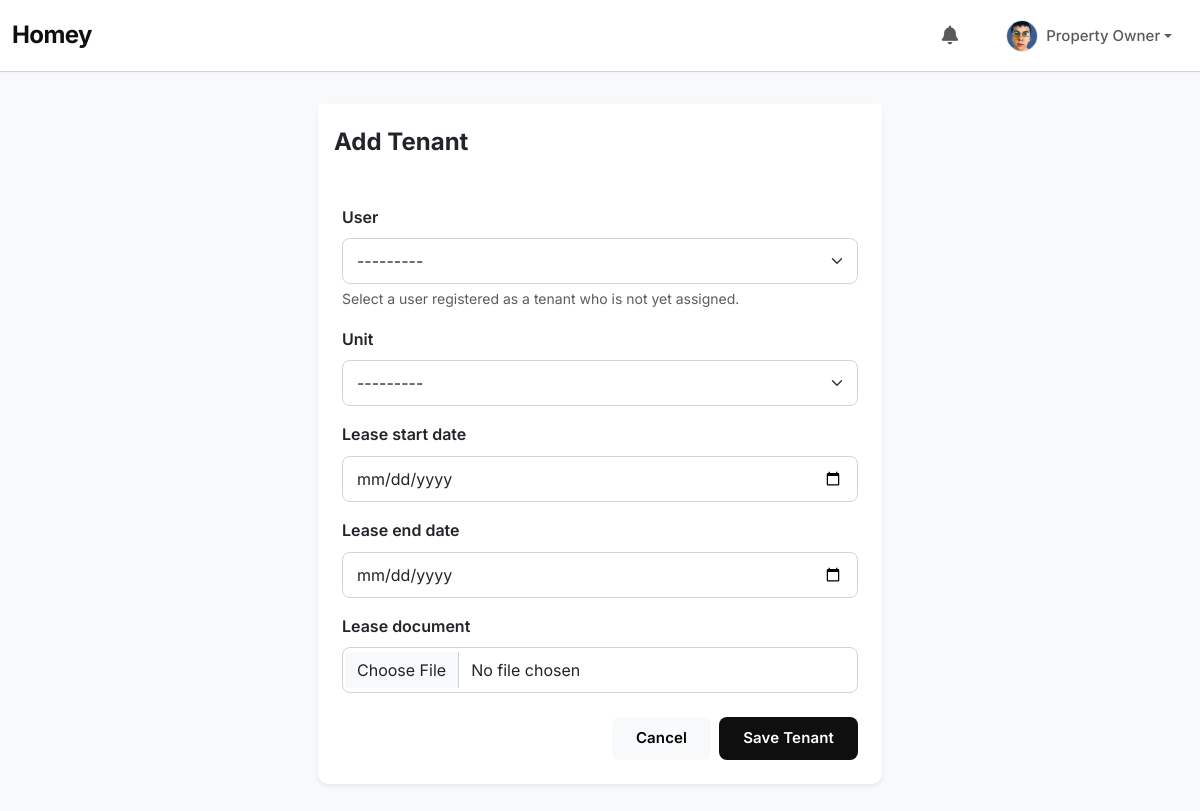
Screenshot of /tenants/create/ (signed in) with the database file from the repository.
### accounts/models.py (models this page shows, shortened)
class User(AbstractUser):
    ROLE_CHOICES = (
        ('admin', 'Admin'),
        ('owner', 'Property Owner'),
        ('manager', 'Property Manager'),
        ('tenant', 'Tenant'),
    )
    email = models.EmailField(unique=True)
    first_name = models.CharField(max_length=150)
    last_name = models.CharField(max_length=150)
    role = models.CharField(max_length=20, choices=ROLE_CHOICES, default='tenant')
    phone_number = models.CharField(max_length=15, blank=True, null=True)
    profile_picture = models.ImageField(upload_to='profile_pics/', blank=True, null=True)
    USERNAME_FIELD = "email"
    objects = UserManager()
    REQUIRED_FIELDS = ["first_name", "last_name", "role"]
    class Meta:
        ordering = ["email"]
        verbose_name = "User"
        verbose_name_plural = "Users"
    @property
    def get_full_name(self):
        return f"{self.first_name} {self.last_name}"

### tenants/views.py (the view)
# urls.py: path('create/', views.tenant_create, name='tenant_create'),
@login_required
@role_required(['owner', 'manager'])
def tenant_create(request):
    if request.method == 'POST':
        form = TenantForm(request.POST, request.FILES)
        if form.is_valid():
            tenant = form.save(commit=False)
            if tenant.unit:
                tenant.property = tenant.unit.property
                tenant.unit.is_occupied = True
                tenant.unit.save()
            tenant.save()
            return redirect('tenant_list')
    else:
        form = TenantForm()
    return render(request, 'tenants/tenant_form.html', {'form': form, 'title': 'Add Tenant'})

### tenants/forms.py
class TenantForm(forms.ModelForm):
    user = forms.ModelChoiceField(
        queryset=User.objects.filter(role='tenant', tenant_profile__isnull=True),
        widget=forms.Select(attrs={'class': 'form-select'}),
        help_text="Select a user registered as a tenant who is not yet assigned."
    )
    unit = forms.ModelChoiceField(
        queryset=Unit.objects.filter(is_occupied=False),
        widget=forms.Select(attrs={'class': 'form-select'}),
        required=False
    )
    class Meta:
        model = Tenant
        fields = ['user', 'unit', 'lease_start_date', 'lease_end_date', 'lease_document']
        widgets = {
            'lease_start_date': forms.DateInput(attrs={'class': 'form-control', 'type': 'date'}),
            'lease_end_date': forms.DateInput(attrs={'class': 'form-control', 'type': 'date'}),
            'lease_document': forms.FileInput(attrs={'class': 'form-control'}),
        }

### notifications/context_processors.py (called while the page is built)
def notifications(request):
    if request.user.is_authenticated:
        cache_key = f"notifications:summary:{request.user.id}"
        data = cache.get(cache_key)
        if data is None:
            unread_count = Notification.objects.filter(user=request.user, is_read=False).count()
            recent_notifications = list(
                Notification.objects.filter(user=request.user).order_by("-created_at")[:5]
            )
            data = {
                "unread_notifications_count": unread_count,
                "recent_notifications": recent_notifications,
            }
            cache.set(cache_key, data, 60)
        return {
            "unread_notifications_count": data["unread_notifications_count"],
            "recent_notifications": data["recent_notifications"],
        }
    return {}

### properties/models.py (called while the page is built)
    def __str__(self):
        return f"{self.property.name} - Unit {self.unit_number}"

### templates/tenants/tenant_form.html (shortened to what this page needs)
{% extends 'base.html' %}
{% block content %}
<div class="row justify-content-center">
    <div class="col-md-6">
        <div class="card border-0 shadow-sm">
            <div class="card-header bg-white border-0 pt-4 pb-3">
                <h4 class="fw-bold">{{ title }}</h4>
            </div>
            <div class="card-body p-4">
                <form method="post" enctype="multipart/form-data">
                    {% for field in form %}
                        <div class="mb-3">
                            <label for="{{ field.id_for_label }}" class="form-label fw-semibold">{{ field.label }}</label>
                            {{ field }}
                            {% if field.help_text %}
                                <div class="form-text">{{ field.help_text }}</div>
                            {% endif %}
                        </div>
                    {% endfor %}
                    <div class="d-flex justify-content-end gap-2 mt-4">
                        <a href="{% url 'dashboard' %}" class="btn btn-light">Cancel</a>
                        <button type="submit" class="btn btn-primary">Save Tenant</button>
                    </div>
                </form>
            </div>
        </div>
    </div>
</div>
{% endblock %}

### templates/base.html (shortened to what this page needs)
<!DOCTYPE html>
<html lang="en">
<head>
    <link href="https://cdn.jsdelivr.net/npm/bootstrap@5.3.0/dist/css/bootstrap.min.css" rel="stylesheet">
        <link rel="stylesheet" href="https://cdnjs.cloudflare.com/ajax/libs/font-awesome/6.5.0/css/all.min.css">
</head>
<body>
    <nav class="navbar navbar-expand-md fixed-top">
        <div class="container-fluid">
            <a class="navbar-brand" href="{% url 'dashboard' %}">Homey</a>
            <div class="collapse navbar-collapse" id="navbarCollapse">
                <ul class="navbar-nav ms-auto mb-2 mb-md-0 align-items-md-center">
                    {% if user.is_authenticated %}
                        <li class="nav-item dropdown me-3">
                            <a class="nav-link dropdown-toggle hide-arrow position-relative" href="#" id="navbarDropdownNotifications" role="button" data-bs-toggle="dropdown" aria-expanded="false">
                            </a>
                        </li>
                        <li class="nav-item dropdown">
                            <a class="nav-link dropdown-toggle d-flex align-items-center" href="#" id="navbarDropdownProfile" role="button" data-bs-toggle="dropdown" aria-expanded="false">
                                {% if user.profile_picture %}
                                    <img src="{{ user.profile_picture.url }}" alt="{{ user.get_full_name }}" class="rounded-circle me-2 border" width="32" height="32" style="object-fit: cover;">
                                {% else %}
                                    <div class="rounded-circle bg-secondary text-white d-flex justify-content-center align-items-center me-2" style="width: 32px; height: 32px; font-size: 0.875rem;">
                                        {{ user.get_full_name|first|upper }}
                                    </div>
                                {% endif %}
                                <span class="d-none d-md-inline fw-medium">{{ user.get_full_name }}</span>
                            </a>
                        </li>
                    {% endif %}
                </ul>
            </div>
        </div>
    </nav>
    <main id="main-content" class="main-content">
        {% block content %}{% endblock %}
    </main>
</body>
</html>

### templates/base.html (style rules this page uses)
* { margin: 0; padding: 0; box-sizing: border-box; }
:root { --text-primary: #0f0f0f; --text-secondary: #333333; --text-muted: #6b7280; --bg-primary: #ffffff; --bg-secondary: #f8f9fa; --border: #d1d5db; --hover-bg: #e5e7eb; --active-bg: #cbd5e1; --spacing-xs: 0.5rem; --spacing-sm: 1rem; --spacing-md: 1.5rem; --spacing-lg: 2rem; --font-family: 'Inter', system-ui, -apple-system, sans-serif; --font-size-base: 16px; --line-height-base: 1.6; --transition: 180ms ease; }
body { font-family: var(--font-family); font-size: var(--font-size-base); line-height: var(--line-height-base); color: var(--text-primary); background-color: var(--bg-secondary); padding-top: 72px; -webkit-font-smoothing: antialiased; }
.navbar { background-color: var(--bg-primary) !important; border-bottom: 1px solid var(--border); box-shadow: 0 1px 3px rgba(0,0,0,0.04); height: 72px; padding: var(--spacing-sm) 0; }
.navbar-brand { font-weight: 700; font-size: 1.5rem; color: var(--text-primary) !important; letter-spacing: -0.025em; }
.nav-link { font-weight: 500; font-size: 0.9375rem; padding: 0.5rem 1rem !important; border-radius: 6px; transition: var(--transition); }
.btn { font-weight: 600; padding: 0.625rem 1.5rem; border-radius: 8px; font-size: 0.9375rem; transition: var(--transition); border: none; letter-spacing: 0.01em; }
.btn-primary { background-color: var(--text-primary); color: white; }
.card { border: 1px solid var(--border); border-radius: 10px; background: white; box-shadow: 0 1px 3px rgba(0,0,0,0.05); }
.form-control, .form-select { border: 1px solid var(--border); border-radius: 8px; padding: 0.625rem 0.875rem; }
.main-content { max-width: 1400px; margin: 0 auto; padding: var(--spacing-lg) var(--spacing-md); }
.dropdown-toggle.hide-arrow::after { display: none; }

### rows the page displays
User: profile_picture (picture), get_full_name "Property Owner"

### other values shown
{{ title }} "Add Tenant"
{{ field.label }} "User" "Unit" "Lease start date" "Lease end date" "Lease document"
{{ field.help_text }} "Select a user registered as a tenant who is not yet assigned."
